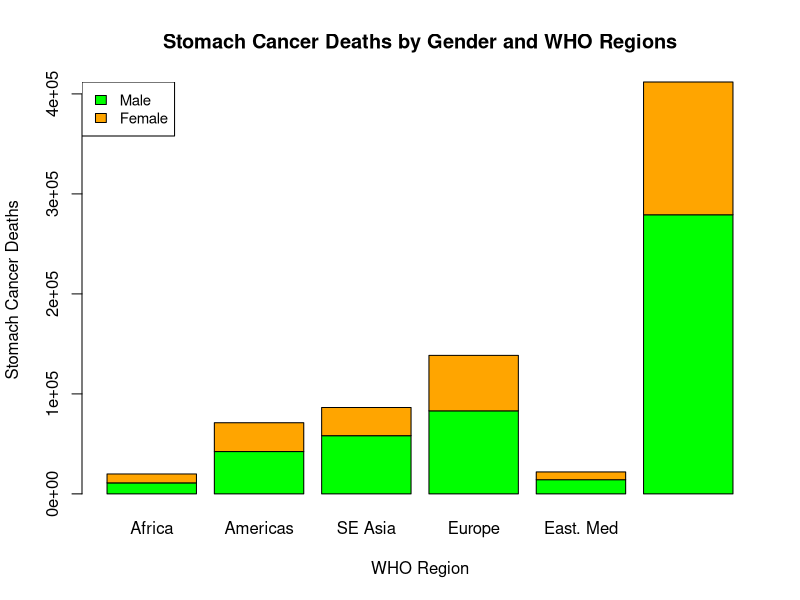
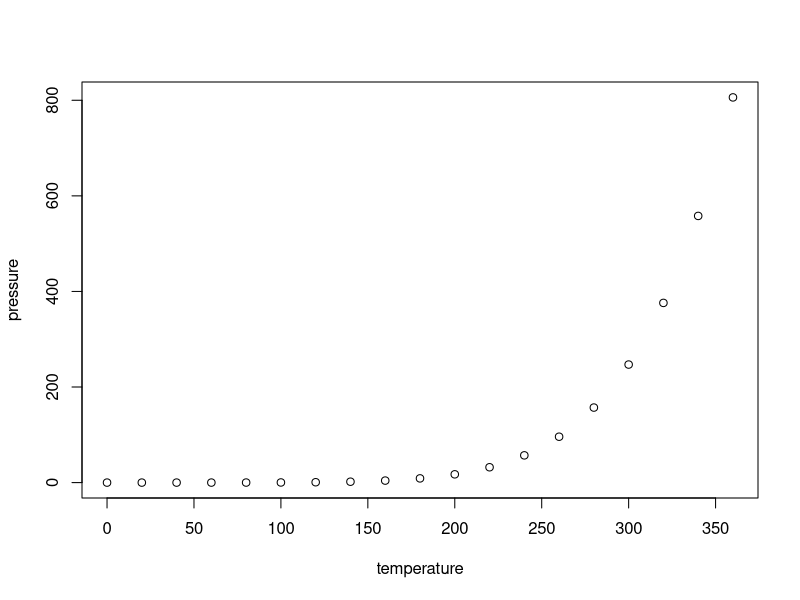

Write the R code that produced these figures, in order.
## ---- chunk 1
knitr::opts_chunk$set(echo = TRUE)
## ---- chunk 2
#Create a stacked bar chart
# Create the input vectors.
colors <- c("green","orange")
region <- c("Africa","Americas","SE Asia","Europe","East. Med","Western Pacific")
gender <- c("Male","Female")

# Create the matrix of the values.
Values <- matrix(c(11013,42350,58209,83049,14189,279139,8890,28807,28190,55462,7749,132760),nrow = 2,ncol = 6,byrow = TRUE)

# Create the bar chart.
barplot(Values,main = "Stomach Cancer Deaths by Gender and WHO Regions",names.arg = region,xlab = "WHO Region",ylab = "Stomach Cancer Deaths",
        col = colors)

# Add the legend to the chart.
legend("topleft", gender, cex = 0.9, fill = colors)

## ---- chunk 3
plot(pressure)
